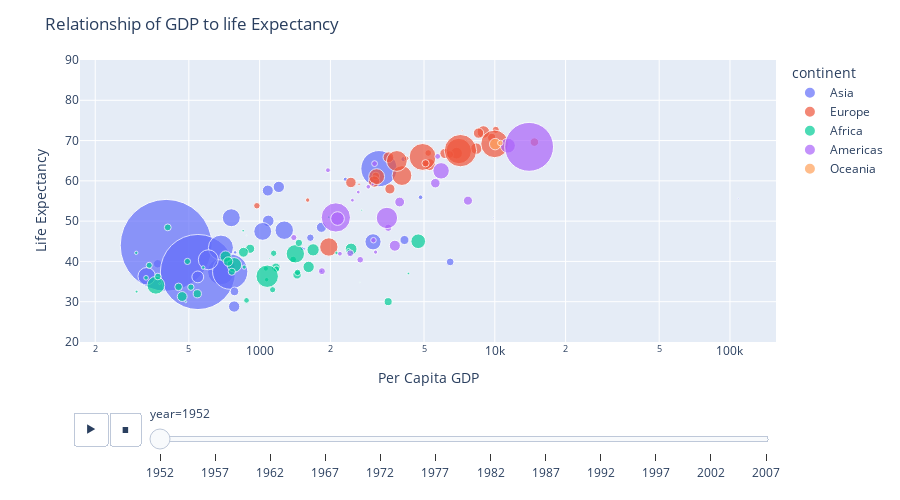

Notebook code cell kept with this figure:
### Markdown cell above
We're close to having explored all the features from our first graph, however, there are some basic issues we need to fix.  First, we could do a better job giving our figure a title and descriptive names to our x-axis and y-axis.  Second, We can change the size of the circles on our plot so they overlap less.  Third, our y-axis isn't sufficiently tall to show the entire range of life expectancy.  We need to modify our code to change these features.

### Code cell
fig = px.scatter(df,
                 x='gdpPercap',
                 y='lifeExp',
                 log_x=True,
                 size='pop',
                 color='continent',
                 animation_frame='year',
                 hover_name='country',
                 size_max=100,
                 labels={'gdpPercap': 'Per Capita GDP', 'lifeExp': 'Life Expectancy'})
fig.update_layout(title='Relationship of GDP to life Expectancy',
                  height=500,
                  yaxis_range=[20,90])
fig.show()

### Figure 1 — Plotly figure (JSON) as saved in the notebook; plotly's stock layout.template omitted (floating-point values rounded to 4 significant figures)
{"data": [{"hovertemplate": "<b>%{hovertext}</b><br><br>continent=Asia<br>year=1952<br>Per Capita GDP=%{x}<br>Life Expectancy=%{y}<br>pop=%{marker.size}<extra></extra>", "hovertext": ["Afghanistan", "Bahrain", "Bangladesh", "Cambodia", "China", "Hong Kong, China", "India", "Indonesia", "Iran", "Iraq", "Israel", "Japan", "Jordan", "Korea, Dem. Rep.", "Korea, Rep.", "Kuwait", "Lebanon", "Malaysia", "Mongolia", "Myanmar", "Nepal", "Oman", "Pakistan", "Philippines", "Saudi Arabia", "Singapore", "Sri Lanka", "Syria", "Taiwan", "Thailand", "Vietnam", "West Bank and Gaza", "Yemen, Rep."], "legendgroup": "Asia", "marker": {"color": "#636efa", "size": [8425333, 120447, 46886859, 4693836, 556263527, 2125900, 372000000, 82052000, 17272000, 5441766, 1620914, 86459025, 607914, 8865488, 20947571, 160000, 1439529, 6748378, 800663, 20092996, 9182536, 507833, 41346560, 22438691, 4005677, 1127000, 7982342, 3661549, 8550362, 21289402, 26246839, 1030585, 4963829], "sizemode": "area", "sizeref": 131900.0, "symbol": "circle"}, "mode": "markers", "name": "Asia", "orientation": "v", "showlegend": true, "type": "scatter", "x": [779.4, 9867.0, 684.2, 368.5, 400.4, 3054.0, 546.6, 749.7, 3035.0, 4130.0, 4087.0, 3217.0, 1547.0, 1088.0, 1031.0, 108400.0, 4835.0, 1831.0, 786.6, 331.0, 545.9, 1828.0, 684.6, 1273.0, 6460.0, 2315.0, 1084.0, 1643.0, 1207.0, 757.8, 605.1, 1516.0, 781.7], "xaxis": "x", "y": [28.8, 50.94, 37.48, 39.42, 44.0, 60.96, 37.37, 37.47, 44.87, 45.32, 65.39, 63.03, 43.16, 50.06, 47.45, 55.56, 55.93, 48.46, 42.24, 36.32, 36.16, 37.58, 43.44, 47.75, 39.88, 60.4, 57.59, 45.88, 58.5, 50.85, 40.41, 43.16, 32.55], "yaxis": "y"}, {"hovertemplate": "<b>%{hovertext}</b><br><br>continent=Europe<br>year=1952<br>Per Capita GDP=%{x}<br>Life Expectancy=%{y}<br>pop=%{marker.size}<extra></extra>", "hovertext": ["Albania", "Austria", "Belgium", "Bosnia and Herzegovina", "Bulgaria", "Croatia", "Czech Republic", "Denmark", "Finland", "France", "Germany", "Greece", "Hungary", "Iceland", "Ireland", "Italy", "Montenegro", "Netherlands", "Norway", "Poland", "Portugal", "Romania", "Serbia", "Slovak Republic", "Slovenia", "Spain", "Sweden", "Switzerland", "Turkey", "United Kingdom"], "legendgroup": "Europe", "marker": {"color": "#EF553B", "size": [1282697, 6927772, 8730405, 2791000, 7274900, 3882229, 9125183, 4334000, 4090500, 42459667, 69145952, 7733250, 9504000, 147962, 2952156, 47666000, 413834, 10381988, 3327728, 25730551, 8526050, 16630000, 6860147, 3558137, 1489518, 28549870, 7124673, 4815000, 22235677, 50430000], "sizemode": "area", "sizeref": 131900.0, "symbol": "circle"}, "mode": "markers", "name": "Europe", "orientation": "v", "showlegend": true, "type": "scatter", "x": [1601.0, 6137.0, 8343.0, 973.5, 2444.0, 3119.0, 6876.0, 9692.0, 6425.0, 7030.0, 7144.0, 3531.0, 5264.0, 7268.0, 5210.0, 4931.0, 2648.0, 8942.0, 10100.0, 4029.0, 3068.0, 3145.0, 3581.0, 5075.0, 4215.0, 3834.0, 8528.0, 14730.0, 1969.0, 9980.0], "xaxis": "x", "y": [55.23, 66.8, 68.0, 53.82, 59.6, 61.21, 66.87, 70.78, 66.55, 67.41, 67.5, 65.86, 64.03, 72.49, 66.91, 65.94, 59.16, 72.13, 72.67, 61.31, 59.82, 61.05, 58.0, 64.36, 65.57, 64.94, 71.86, 69.62, 43.59, 69.18], "yaxis": "y"}, {"hovertemplate": "<b>%{hovertext}</b><br><br>continent=Africa<br>year=1952<br>Per Capita GDP=%{x}<br>Life Expectancy=%{y}<br>pop=%{marker.size}<extra></extra>", "hovertext": ["Algeria", "Angola", "Benin", "Botswana", "Burkina Faso", "Burundi", "Cameroon", "Central African Republic", "Chad", "Comoros", "Congo, Dem. Rep.", "Congo, Rep.", "Cote d'Ivoire", "Djibouti", "Egypt", "Equatorial Guinea", "Eritrea", "Ethiopia", "Gabon", "Gambia", "Ghana", "Guinea", "Guinea-Bissau", "Kenya", "Lesotho", "Liberia", "Libya", "Madagascar", "Malawi", "Mali", "Mauritania", "Mauritius", "Morocco", "Mozambique", "Namibia", "Niger", "Nigeria", "Reunion", "Rwanda", "Sao Tome and Principe", "Senegal", "Sierra Leone", "Somalia", "South Africa", "Sudan", "Swaziland", "Tanzania", "Togo", "Tunisia", "Uganda", "Zambia", "Zimbabwe"], "legendgroup": "Africa", "marker": {"color": "#00cc96", "size": [9279525, 4232095, 1738315, 442308, 4469979, 2445618, 5009067, 1291695, 2682462, 153936, 14100005, 854885, 2977019, 63149, 22223309, 216964, 1438760, 20860941, 420702, 284320, 5581001, 2664249, 580653, 6464046, 748747, 863308, 1019729, 4762912, 2917802, 3838168, 1022556, 516556, 9939217, 6446316, 485831, 3379468, 33119096, 257700, 2534927, 60011, 2755589, 2143249, 2526994, 14264935, 8504667, 290243, 8322925, 1219113, 3647735, 5824797, 2672000, 3080907], "sizemode": "area", "sizeref": 131900.0, "symbol": "circle"}, "mode": "markers", "name": "Africa", "orientation": "v", "showlegend": true, "type": "scatter", "x": [2449.0, 3521.0, 1063.0, 851.2, 543.3, 339.3, 1173.0, 1071.0, 1179.0, 1103.0, 780.5, 2126.0, 1389.0, 2670.0, 1419.0, 375.6, 328.9, 362.1, 4293.0, 485.2, 911.3, 510.2, 299.9, 853.5, 298.8, 575.6, 2388.0, 1443.0, 369.2, 452.3, 743.1, 1968.0, 1688.0, 468.5, 2424.0, 761.9, 1077.0, 2719.0, 493.3, 879.6, 1450.0, 879.8, 1136.0, 4725.0, 1616.0, 1148.0, 716.7, 859.8, 1468.0, 734.8, 1147.0, 406.9], "xaxis": "x", "y": [43.08, 30.02, 38.22, 47.62, 31.98, 39.03, 38.52, 35.46, 38.09, 40.72, 39.14, 42.11, 40.48, 34.81, 41.89, 34.48, 35.93, 34.08, 37.0, 30.0, 43.15, 33.61, 32.5, 42.27, 42.14, 38.48, 42.72, 36.68, 36.26, 33.69, 40.54, 50.99, 42.87, 31.29, 41.73, 37.44, 36.32, 52.72, 40.0, 46.47, 37.28, 30.33, 32.98, 45.01, 38.63, 41.41, 41.22, 38.6, 44.6, 39.98, 42.04, 48.45], "yaxis": "y"}, {"hovertemplate": "<b>%{hovertext}</b><br><br>continent=Americas<br>year=1952<br>Per Capita GDP=%{x}<br>Life Expectancy=%{y}<br>pop=%{marker.size}<extra></extra>", "hovertext": ["Argentina", "Bolivia", "Brazil", "Canada", "Chile", "Colombia", "Costa Rica", "Cuba", "Dominican Republic", "Ecuador", "El Salvador", "Guatemala", "Haiti", "Honduras", "Jamaica", "Mexico", "Nicaragua", "Panama", "Paraguay", "Peru", "Puerto Rico", "Trinidad and Tobago", "United States", "Uruguay", "Venezuela"], "legendgroup": "Americas", "marker": {"color": "#ab63fa", "size": [17876956, 2883315, 56602560, 14785584, 6377619, 12350771, 926317, 6007797, 2491346, 3548753, 2042865, 3146381, 3201488, 1517453, 1426095, 30144317, 1165790, 940080, 1555876, 8025700, 2227000, 662850, 157553000, 2252965, 5439568], "sizemode": "area", "sizeref": 131900.0, "symbol": "circle"}, "mode": "markers", "name": "Americas", "orientation": "v", "showlegend": true, "type": "scatter", "x": [5911.0, 2677.0, 2109.0, 11370.0, 3940.0, 2144.0, 2627.0, 5587.0, 1398.0, 3522.0, 3048.0, 2428.0, 1840.0, 2195.0, 2899.0, 3478.0, 3112.0, 2480.0, 1952.0, 3759.0, 3082.0, 3023.0, 13990.0, 5717.0, 7690.0], "xaxis": "x", "y": [62.48, 40.41, 50.92, 68.75, 54.74, 50.64, 57.21, 59.42, 45.93, 48.36, 45.26, 42.02, 37.58, 41.91, 58.53, 50.79, 42.31, 55.19, 62.65, 43.9, 64.28, 59.1, 68.44, 66.07, 55.09], "yaxis": "y"}, {"hovertemplate": "<b>%{hovertext}</b><br><br>continent=Oceania<br>year=1952<br>Per Capita GDP=%{x}<br>Life Expectancy=%{y}<br>pop=%{marker.size}<extra></extra>", "hovertext": ["Australia", "New Zealand"], "legendgroup": "Oceania", "marker": {"color": "#FFA15A", "size": [8691212, 1994794], "sizemode": "area", "sizeref": 131900.0, "symbol": "circle"}, "mode": "markers", "name": "Oceania", "orientation": "v", "showlegend": true, "type": "scatter", "x": [10040.0, 10560.0], "xaxis": "x", "y": [69.12, 69.39], "yaxis": "y"}], "layout": {"height": 500, "legend": {"itemsizing": "constant", "title": {"text": "continent"}, "tracegroupgap": 0}, "margin": {"t": 60}, "sliders": [{"active": 0, "currentvalue": {"prefix": "year="}, "len": 0.9, "pad": {"b": 10, "t": 60}, "steps": [{"args": [["1952"], {"frame": {"duration": 0, "redraw": false}, "fromcurrent": true, "mode": "immediate", "transition": {"duration": 0, "easing": "linear"}}], "label": "1952", "method": "animate"}, {"args": [["1957"], {"frame": {"duration": 0, "redraw": false}, "fromcurrent": true, "mode": "immediate", "transition": {"duration": 0, "easing": "linear"}}], "label": "1957", "method": "animate"}, {"args": [["1962"], {"frame": {"duration": 0, "redraw": false}, "fromcurrent": true, "mode": "immediate", "transition": {"duration": 0, "easing": "linear"}}], "label": "1962", "method": "animate"}, {"args": [["1967"], {"frame": {"duration": 0, "redraw": false}, "fromcurrent": true, "mode": "immediate", "transition": {"duration": 0, "easing": "linear"}}], "label": "1967", "method": "animate"}, {"args": [["1972"], {"frame": {"duration": 0, "redraw": false}, "fromcurrent": true, "mode": "immediate", "transition": {"duration": 0, "easing": "linear"}}], "label": "1972", "method": "animate"}, {"args": [["1977"], {"frame": {"duration": 0, "redraw": false}, "fromcurrent": true, "mode": "immediate", "transition": {"duration": 0, "easing": "linear"}}], "label": "1977", "method": "animate"}, {"args": [["1982"], {"frame": {"duration": 0, "redraw": false}, "fromcurrent": true, "mode": "immediate", "transition": {"duration": 0, "easing": "linear"}}], "label": "1982", "method": "animate"}, {"args": [["1987"], {"frame": {"duration": 0, "redraw": false}, "fromcurrent": true, "mode": "immediate", "transition": {"duration": 0, "easing": "linear"}}], "label": "1987", "method": "animate"}, {"args": [["1992"], {"frame": {"duration": 0, "redraw": false}, "fromcurrent": true, "mode": "immediate", "transition": {"duration": 0, "easing": "linear"}}], "label": "1992", "method": "animate"}, {"args": [["1997"], {"frame": {"duration": 0, "redraw": false}, "fromcurrent": true, "mode": "immediate", "transition": {"duration": 0, "easing": "linear"}}], "label": "1997", "method": "animate"}, {"args": [["2002"], {"frame": {"duration": 0, "redraw": false}, "fromcurrent": true, "mode": "immediate", "transition": {"duration": 0, "easing": "linear"}}], "label": "2002", "method": "animate"}, {"args": [["2007"], {"frame": {"duration": 0, "redraw": false}, "fromcurrent": true, "mode": "immediate", "transition": {"duration": 0, "easing": "linear"}}], "label": "2007", "method": "animate"}], "x": 0.1, "xanchor": "left", "y": 0, "yanchor": "top"}], "title": {"text": "Relationship of GDP to life Expectancy"}, "updatemenus": [{"buttons": [{"args": [null, {"frame": {"duration": 500, "redraw": false}, "fromcurrent": true, "mode": "immediate", "transition": {"duration": 500, "easing": "linear"}}], "label": "&#9654;", "method": "animate"}, {"args": [[null], {"frame": {"duration": 0, "redraw": false}, "fromcurrent": true, "mode": "immediate", "transition": {"duration": 0, "easing": "linear"}}], "label": "&#9724;", "method": "animate"}], "direction": "left", "pad": {"r": 10, "t": 70}, "showactive": false, "type": "buttons", "x": 0.1, "xanchor": "right", "y": 0, "yanchor": "top"}], "xaxis": {"anchor": "y", "domain": [0, 1], "title": {"text": "Per Capita GDP"}, "type": "log"}, "yaxis": {"anchor": "x", "domain": [0, 1], "range": [20, 90], "title": {"text": "Life Expectancy"}}}}
